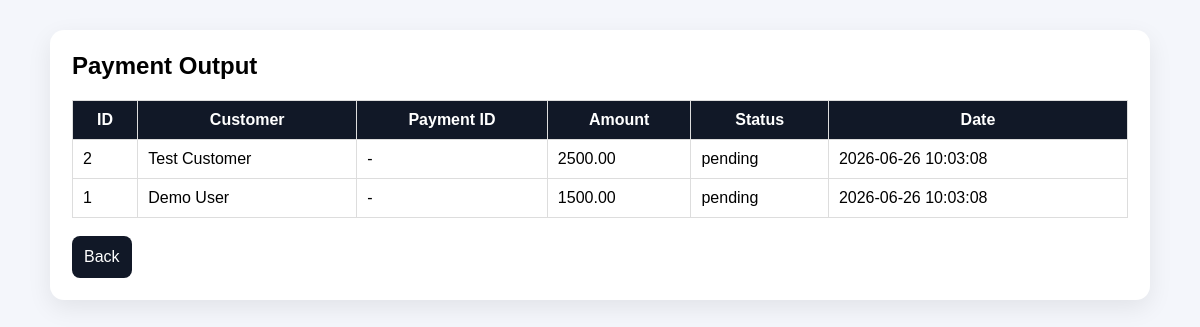
The app's page /task3_output.php with its own data.
### tables this page shows
CREATE TABLE payments (
    id INT AUTO_INCREMENT PRIMARY KEY,
    customer_id INT,
    razorpay_payment_id VARCHAR(255),
    amount DECIMAL(10,2),
    status ENUM('pending','success','failed') DEFAULT 'pending',
    created_at DATETIME
);

CREATE TABLE customers (
    id INT AUTO_INCREMENT PRIMARY KEY,
    name VARCHAR(100),
    email VARCHAR(150),
    mobile VARCHAR(20),
    password VARCHAR(255),
    created_at DATETIME
);

### task3_output.php (the view, shortened to what this page needs)
<?php
require "db.php";
$stmt = $pdo->query("
SELECT p.*, c.name, c.email
FROM payments p
LEFT JOIN customers c ON c.id = p.customer_id
ORDER BY p.id DESC
");
$rows = $stmt->fetchAll(PDO::FETCH_ASSOC);
?>
<!DOCTYPE html>
<html>
<head>
<link rel="stylesheet" href="assets/style.css">
</head>
<body>
<div class="container"><div class="card">
<h2>Payment Output</h2>
<table>
<tr>
<th>ID</th><th>Customer</th><th>Payment ID</th><th>Amount</th><th>Status</th><th>Date</th>
</tr>
<?php foreach($rows as $row): ?>
<tr>
<td><?= $row['id']; ?></td>
<td><?= htmlspecialchars($row['name'] ?? '-'); ?></td>
<td><?= htmlspecialchars($row['razorpay_payment_id'] ?? '-'); ?></td>
<td><?= $row['amount']; ?></td>
<td><?= htmlspecialchars($row['status']); ?></td>
<td><?= $row['created_at']; ?></td>
</tr>
<?php endforeach; ?>
</table>
<br><a class="btn" href="task3_payment.php">Back</a>
</div></div>
</body>
</html>

### assets/style.css (style rules this page uses)
body { font-family: Arial, sans-serif; background:#f4f6fb; margin:0; padding:30px; }
.container { max-width:1100px; margin:auto; }
.card { background:#fff; padding:22px; margin-bottom:20px; border-radius:14px; box-shadow:0 8px 25px rgba(0,0,0,.08); }
h1,h2 { margin-top:0; }
button,.btn { background:#111827; color:#fff; border:none; cursor:pointer; text-decoration:none; display:inline-block; text-align:center; padding:12px; border-radius:8px; }
table { width:100%; border-collapse:collapse; background:#fff; }
th,td { border:1px solid #ddd; padding:10px; }
th { background:#111827; color:#fff; }

### records on screen
payments: id "2", customer.name "Test Customer", razorpay_payment "-", amount "2500.00", status "pending", created_at "2026-06-26 10:03:08"
payments: id "1", customer.name "Demo User", razorpay_payment "-", amount "1500.00", status "pending", created_at "2026-06-26 10:03:08"
